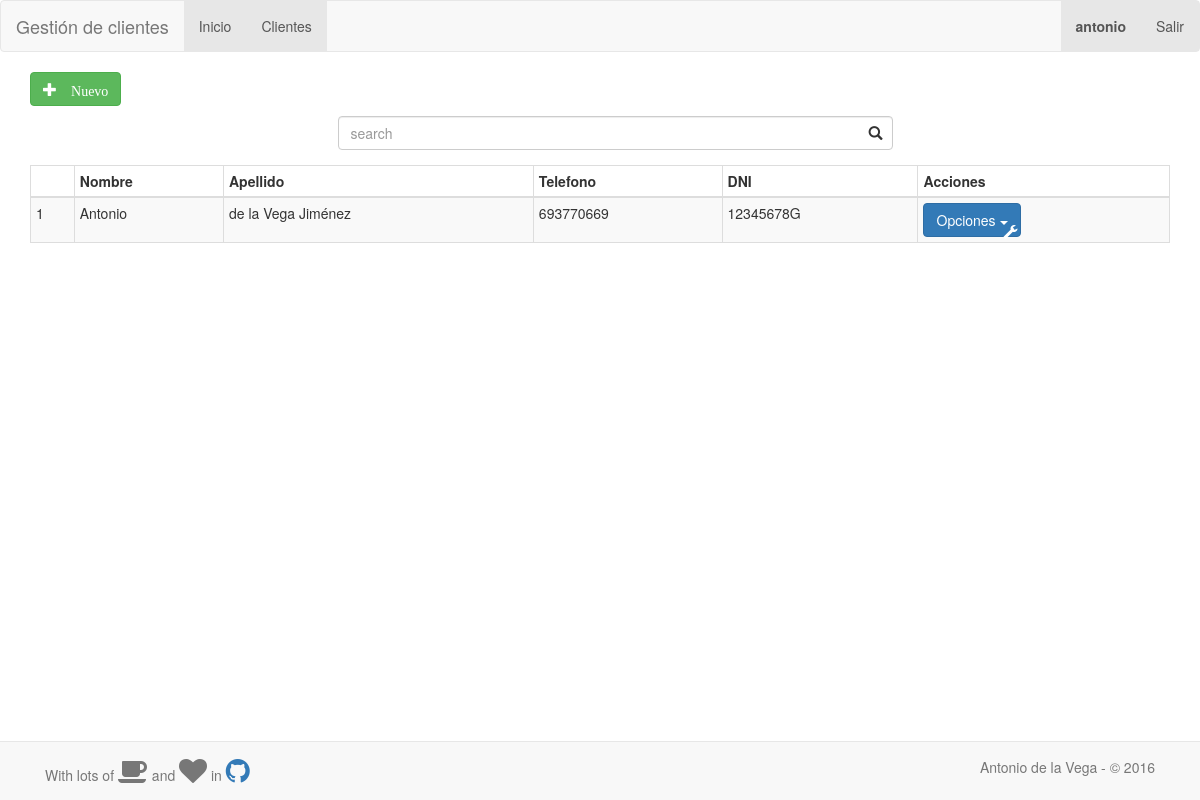
Page /clientes/ (signed in) on the earlier database version.
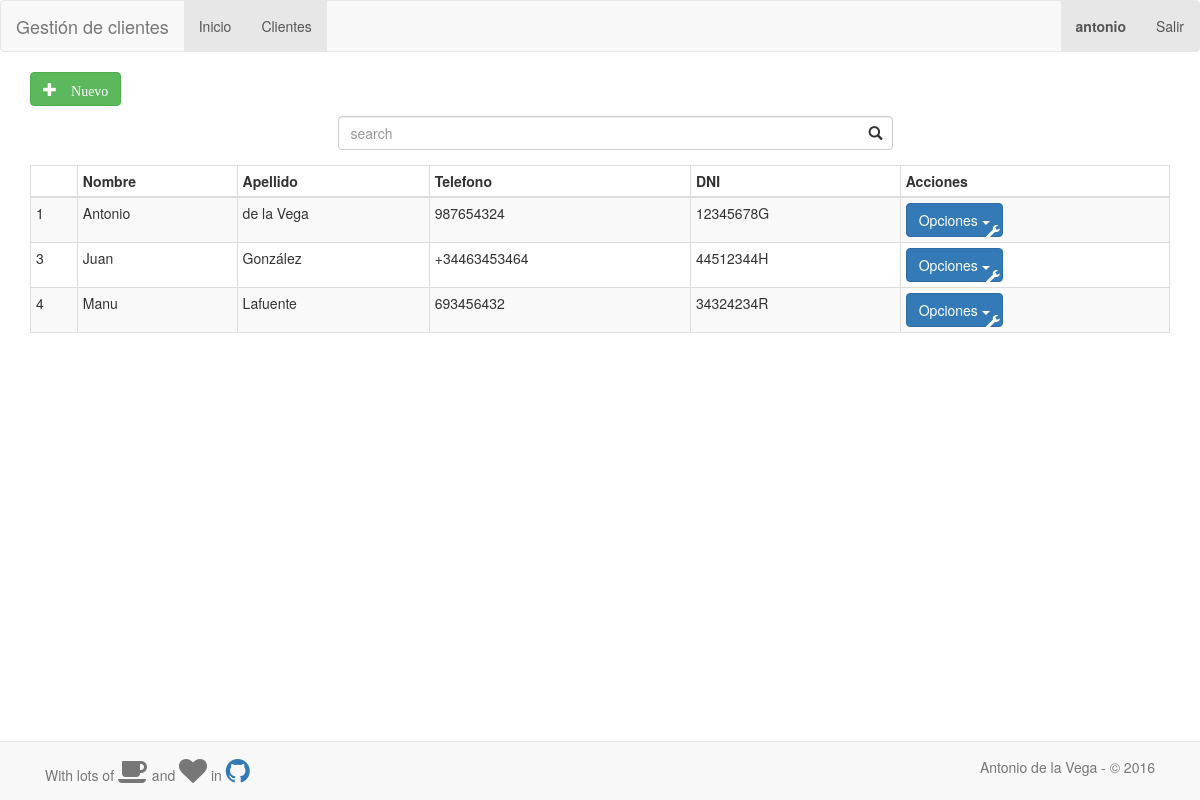
Same page on the later database version.
### gestion_clientes/models.py (models this page shows, shortened)
class Cliente(models.Model):
    HOMBRE = 'Hombre'
    MUJER = 'Mujer'
    NONE = 'Sin especificar'
    OPCIONES = ((HOMBRE, 'Hombre'),
                (MUJER, 'Mujer'),
                (NONE, 'Sin especificar'),)
    nombre = models.CharField(max_length=30, blank=True)
    apellidos = models.CharField(max_length=30, blank=True)
    dni = models.CharField('DNI', max_length=9)  # Mejorar
    f_nacimiento = models.DateField('Fecha de naciemiento', blank=True, null=True)
    direccion = models.CharField('Dirección', max_length=30, blank=True)
    localidad = models.CharField(max_length=20, blank=True)
    cod_postal = models.CharField('Código postal', blank=True, null=True, max_length=5)
    telefono = models.CharField(blank=True, null=True, max_length=12)
    sexo = models.CharField(max_length=16, choices=OPCIONES, default=NONE)
    foto = models.ImageField(upload_to='clientes/', null=True, blank=True)

### gestion_clientes/views.py (the view)
@login_required
def index(request):
    clientes = Cliente.objects.all()
    context = {'clientes': clientes}
    return render(request, 'gestion_clientes/index.html', context)

### gestion_clientes/templates/gestion_clientes/index.html (shortened to what this page needs)
{% extends "gestion_clientes/base.html" %} {% load bootstrap3 %} {% block title %} Clientes {% endblock %}
{% block content %}
    <form action="/clientes/alta">
        <button type="submit" class="btn btn-success "><span class="glyphicon glyphicon-plus"> Nuevo</button>
    </form>
    <div class="container">
        <div class="row">
            <div class="col-md-6 col-md-offset-3">
                <form action="/clientes/buscar" class="search-form">
                    <div class="form-group has-feedback">
                        <input type="text" class="form-control" name="search" id="search" placeholder="search">
                    </div>
                </form>
            </div>
        </div>
    </div>
    {% if clientes %}
        <table class="table table-striped table-bordered table-condensed table-responsive">
            <thead>
            <tr>
                <th></th>
                <th colspan="1">Nombre</th>
                <th colspan="1">Apellido</th>
                <th colspan="1">Telefono</th>
                <th colspan="1">DNI</th>
                <th>Acciones</th>
            </tr>
            </thead>
            <tbody
            {% for cliente in clientes %}
                <tr>
                    <td> {{ cliente.id }} </td>
                    <td> {{ cliente.nombre }} </td>
                    <td> {{ cliente.apellidos }} </td>
                    <td> {{ cliente.telefono }} </td>
                    <td> {{ cliente.dni }} </td>
                    <td>
                        <div class="btn-group">
                            <button type="button" data-toggle="dropdown" class="btn btn-primary dropdown-toggle">
                                Opciones <span class="caret glyphicon glyphicon-wrench"></span></button>
                        </div>
                    </td>
                </tr>
            {% endfor %}
            </tbody>
        </table>
        <br/>
        </div>
    {% else %}
        <h2> No se encuentran clientes </h2>
    {% endif %}
{% endblock %}

### gestion_clientes/templates/gestion_clientes/base.html
{% extends "inicio/base.html" %}
{% block bar_name %}
    <a href="#" class="navbar-brand">Gestión de clientes</a>
{% endblock %}
{% block extend_menu %}
    <li class="active"><a href="/clientes"> Clientes </a></li>
{% endblock %}

### inicio/templates/inicio/base.html (shortened to what this page needs)
<!DOCTYPE html>
<html lang="es">
<head>
    <link rel="stylesheet" href="https://maxcdn.bootstrapcdn.com/font-awesome/4.5.0/css/font-awesome.min.css">
    <link href="/static/css/datetimepicker.css" type="text/css" media="all" rel="stylesheet"/>
    {% load staticfiles %}
</head>
<body>
{% load bootstrap3 %}
{% bootstrap_css %}
{% load staticfiles %}
<div id="bar">
    {% block bar %}
        <nav role="navigation" class="navbar navbar-default">
            <div class="navbar-header">
                <div id="bar_name">
                    {% block bar_name %}{% endblock %}
                </div>
            </div>
            <div id="navbarCollapse" class="collapse navbar-collapse">
                <ul class="nav navbar-nav">
                    <li class="active"><a href="/inicio">Inicio</a></li>
                    {% block extend_menu %}{% endblock %}
                </ul>
                <ul class="nav navbar-nav navbar-right">
                    <li class="active"><a href="#"><strong>{{ request.user.username }}</strong></a></li>
                    <li class="active"><a href="/logout">Salir</a></li>
                </ul>
            </div>
        </nav>
    {% endblock %}
</div>
<div class="container">
    <div id="content">
        {% block content %}{% endblock %}
    </div>
<p> &nbsp</p>
<p> &nbsp</p>
<p> &nbsp</p>
<p> &nbsp</p>
<div class="navbar navbar-default navbar-fixed-bottom">
    <div class="container">
        <p class="navbar-text pull-left">
            With lots of <i class="fa fa-coffee fa-2x"></i> and <i class="fa fa-heart fa-2x"></i> in <a
                href="https://github.com/antoniovj1/proyecto_ddsi"> <i class="fa fa-github fa-2x"></i> </a>
        </p>
        <p class="navbar-text pull-right"> Antonio de la Vega - © 2016 </p>
    </div>
</div>
</body>
</html>

Differences in the rows shown:
changed Cliente "Antonio": apellidos "de la Vega Jiménez" → "de la Vega"; telefono "693770669" → "987654324"
added Cliente: id "3", nombre "Juan", apellidos "González", telefono "+34463453464", dni "44512344H"
added Cliente: id "4", nombre "Manu", apellidos "Lafuente", telefono "693456432", dni "34324234R"
